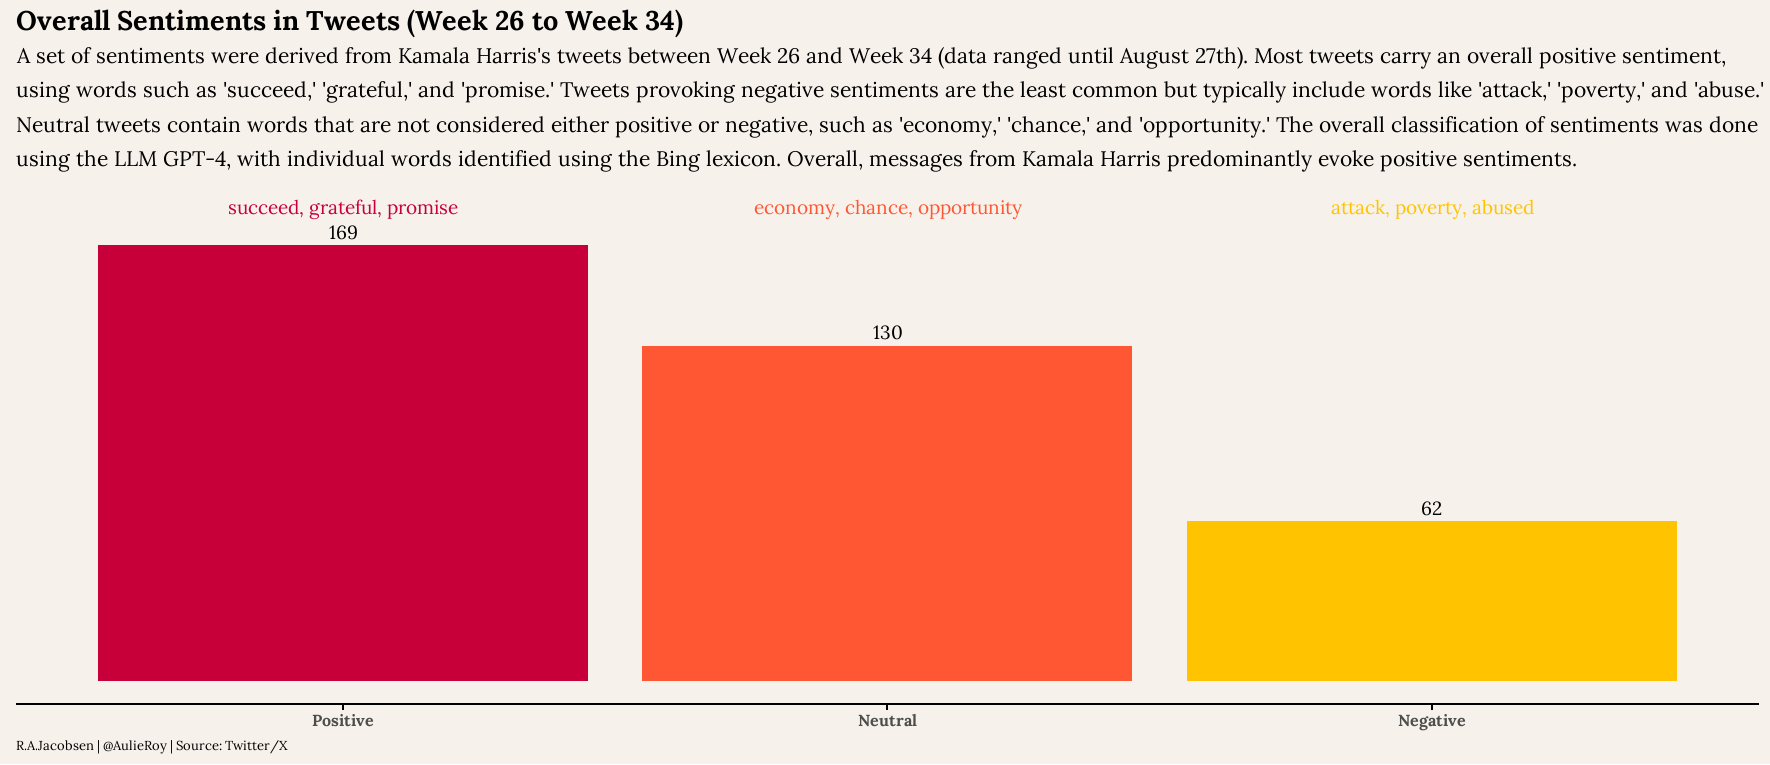

This figure's R source:

# Data comes from the Twitter/X account of Kamala Harris. 
# Analysis was performed on September 1st. 2024. 
# All code is present within the R syntax file. 

# Load libraries 
library(tidyverse)
library(tidytext)
library(showtext)
library(sysfonts)

# Load data 
kamala <- read_csv("C:/Users/roja006/OneDrive - Kristiania/[01] Kristiania/[29] Coding and Data/[03] Data/kamala_harris_dataset_sentiments_campaign_strategies.csv")

# Sentiments were found using the ChatGPT API and the GPT-4o model.
# Separate code with API key. 

# Sentiments 
sentiment_summary <- 
  kamala %>%
  count(gpt) %>%
  mutate(sentiment = case_when(
    gpt == 1 ~ "Positive",
    gpt == 2 ~ "Neutral",
    gpt == 3 ~ "Negative"
  )) 

sentiment_summary <- 
  sentiment_summary %>%
  mutate(sentiment = factor(sentiment, levels = c("Positive", "Neutral", "Negative")))

# Finding examples of words that provoke "Positive", "Neutral", "Negative" sentiments. 
# Using the Bing lexicon to perform this task. 

custom_stop_words <- c("http", 
                       "https", 
                       "rt", 
                       "vp")

kamala_words <- 
  kamala %>%
  unnest_tokens(word, data.legacy.full_text) %>% 
  mutate(
    word = str_remove_all(word, "https?://\\S+|www\\.\\S+"),  
    word = str_remove_all(word, "\\d+"),  
    word = str_remove_all(word, "[^\\w\\s]"),  
    word = str_remove_all(word, "\\b\\d{1,2}\\b")  
  ) %>% 
  filter(nchar(word) >= 4) %>%  
  filter(!word %in% custom_stop_words) %>%  
  filter(word != "") %>%  
  anti_join(stop_words, by = "word")  
  
bing_lexicon <- get_sentiments("bing")

sentiment_analysis <- 
  kamala_words %>%
  inner_join(bing_lexicon, by = "word")


positive_words <- 
  sentiment_analysis %>%
  filter(sentiment == "positive") %>%
  select(word) %>%
  distinct() %>%
  head(10) %>%
  pull()

negative_words <- 
  sentiment_analysis %>%
  filter(sentiment == "negative") %>%
  select(word) %>%
  distinct() %>%
  head(10) %>%
  pull()

neutral_words <- 
  kamala_words %>%
  anti_join(bing_lexicon, by = "word") %>%
  select(word) %>%
  distinct() %>%
  head(10) %>%
  pull()

# Words not classified as positive or negative is considered to be neutral. 
positive_words
negative_words
neutral_words

# Words examples based on Bing lexicon
positive_words <- "succeed, grateful, promise"
neutral_words <- "economy, chance, opportunity"
negative_words <- "attack, poverty, abused"

# Google Font "Lora"
font_add_google("Lora", "lora")
showtext_auto()

# Colors
colors <- c("#C70039", "#FF5733", "#FFC300")  

# Background color
bg_color <- "#f6f1eb"

# Plot 
sentiment_summary %>%
  ggplot(aes(x = sentiment, y = n, fill = sentiment)) +
  geom_bar(stat = "identity") +
  scale_fill_manual(values = colors) +  
  geom_text(aes(label = n), vjust = -0.5, size = 5, family = "lora") +  
  annotate("text", x = 1, y = max(sentiment_summary$n) + 15, label = positive_words, size = 5, family = "lora", color = "#C70039") +  
  annotate("text", x = 2, y = max(sentiment_summary$n) + 15, label = neutral_words, size = 5, family = "lora", color = "#FF5733") + 
  annotate("text", x = 3, y = max(sentiment_summary$n) + 15, label = negative_words, size = 5, family = "lora", color = "#FFC300") +  
  labs(
    title = "Overall Sentiments in Tweets (Week 26 to Week 34)",
    subtitle = "A set of sentiments were derived from Kamala Harris's tweets between Week 26 and Week 34 (data ranged until August 27th). Most tweets carry an overall positive sentiment, \nusing words such as 'succeed,' 'grateful,' and 'promise.' Tweets provoking negative sentiments are the least common but typically include words like 'attack,' 'poverty,' and 'abuse.' \nNeutral tweets contain words that are not considered either positive or negative, such as 'economy,' 'chance,' and 'opportunity.' The overall classification of sentiments was done \nusing the LLM GPT-4, with individual words identified using the Bing lexicon. Overall, messages from Kamala Harris predominantly evoke positive sentiments.",
    caption = "R.A.Jacobsen | @AulieRoy | Source: Twitter/X",
    x = NULL,  
    y = NULL   
  ) +
  theme_minimal(base_family = "lora") +  
  theme(
    plot.title = element_text(size = 20, face = "bold", hjust = 0),
    plot.subtitle = element_text(size = 16, hjust = 0),
    plot.caption = element_text(size = 10, hjust = 0),
    plot.background = element_rect(fill = bg_color, color = NA),
    panel.background = element_rect(fill = bg_color, color = NA),
    panel.grid.major.y = element_blank(),  
    panel.grid.minor.y = element_blank(), 
    panel.grid.major.x = element_blank(),  
    axis.line.x = element_line(color = "black"),  
    axis.ticks.x = element_line(color = "black"),  
    axis.text.y = element_blank(),  
    legend.position = "none",  
    axis.text.x = element_text(size = 12, face = "bold") 
  )
